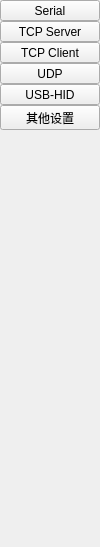
        <widget class="QWidget" name="widgetLeftTest" native="true">
         <property name="maximumSize">
          <size>
           <width>100</width>
           <height>16777215</height>
          </size>
         </property>
         <layout class="QVBoxLayout" name="verticalLayout_6">
          <property name="spacing">
           <number>0</number>
          </property>
          <property name="leftMargin">
           <number>0</number>
          </property>
          <property name="topMargin">
           <number>0</number>
          </property>
          <property name="rightMargin">
           <number>0</number>
          </property>
          <property name="bottomMargin">
           <number>0</number>
          </property>
          <item>
           <widget class="QToolButton" name="tbtnTest1">
            <property name="sizePolicy">
             <sizepolicy hsizetype="Expanding" vsizetype="Fixed">
              <horstretch>0</horstretch>
              <verstretch>0</verstretch>
             </sizepolicy>
            </property>
            <property name="text">
             <string>Serial</string>
            </property>
           </widget>
          </item>
          <item>
           <widget class="QToolButton" name="tbtnTest2">
            <property name="sizePolicy">
             <sizepolicy hsizetype="Expanding" vsizetype="Fixed">
              <horstretch>0</horstretch>
              <verstretch>0</verstretch>
             </sizepolicy>
            </property>
            <property name="text">
             <string>TCP Server</string>
            </property>
           </widget>
          </item>
          <item>
           <widget class="QToolButton" name="tbtnTest3">
            <property name="sizePolicy">
             <sizepolicy hsizetype="Expanding" vsizetype="Fixed">
              <horstretch>0</horstretch>
              <verstretch>0</verstretch>
             </sizepolicy>
            </property>
            <property name="text">
             <string>TCP Client</string>
            </property>
           </widget>
          </item>
          <item>
           <widget class="QToolButton" name="tbtnTest4">
            <property name="sizePolicy">
             <sizepolicy hsizetype="Expanding" vsizetype="Fixed">
              <horstretch>0</horstretch>
              <verstretch>0</verstretch>
             </sizepolicy>
            </property>
            <property name="text">
             <string>UDP</string>
            </property>
           </widget>
          </item>
          <item>
           <widget class="QToolButton" name="tbtnTest5">
            <property name="sizePolicy">
             <sizepolicy hsizetype="Expanding" vsizetype="Fixed">
              <horstretch>0</horstretch>
              <verstretch>0</verstretch>
             </sizepolicy>
            </property>
            <property name="text">
             <string>USB-HID</string>
            </property>
           </widget>
          </item>
          <item>
           <widget class="QToolButton" name="tbtnTest6">
            <property name="sizePolicy">
             <sizepolicy hsizetype="Expanding" vsizetype="Fixed">
              <horstretch>0</horstretch>
              <verstretch>0</verstretch>
             </sizepolicy>
            </property>
            <property name="text">
             <string>其他设置</string>
            </property>
           </widget>
          </item>
          <item>
           <spacer name="verticalSpacer_4">
            <property name="orientation">
             <enum>Qt::Vertical</enum>
            </property>
            <property name="sizeHint" stdset="0">
             <size>
              <width>20</width>
              <height>417</height>
             </size>
            </property>
           </spacer>
          </item>
         </layout>
        </widget>
